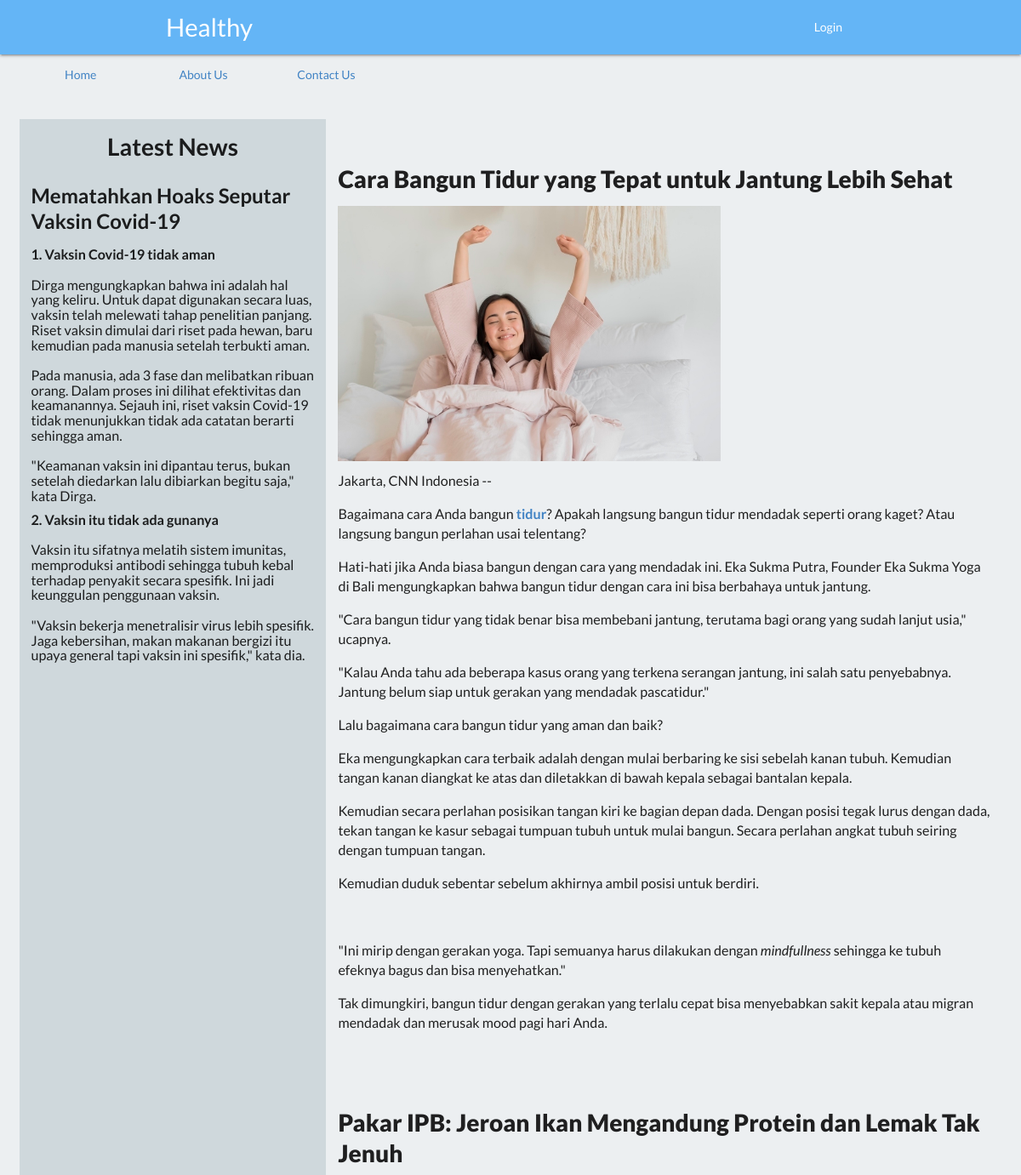
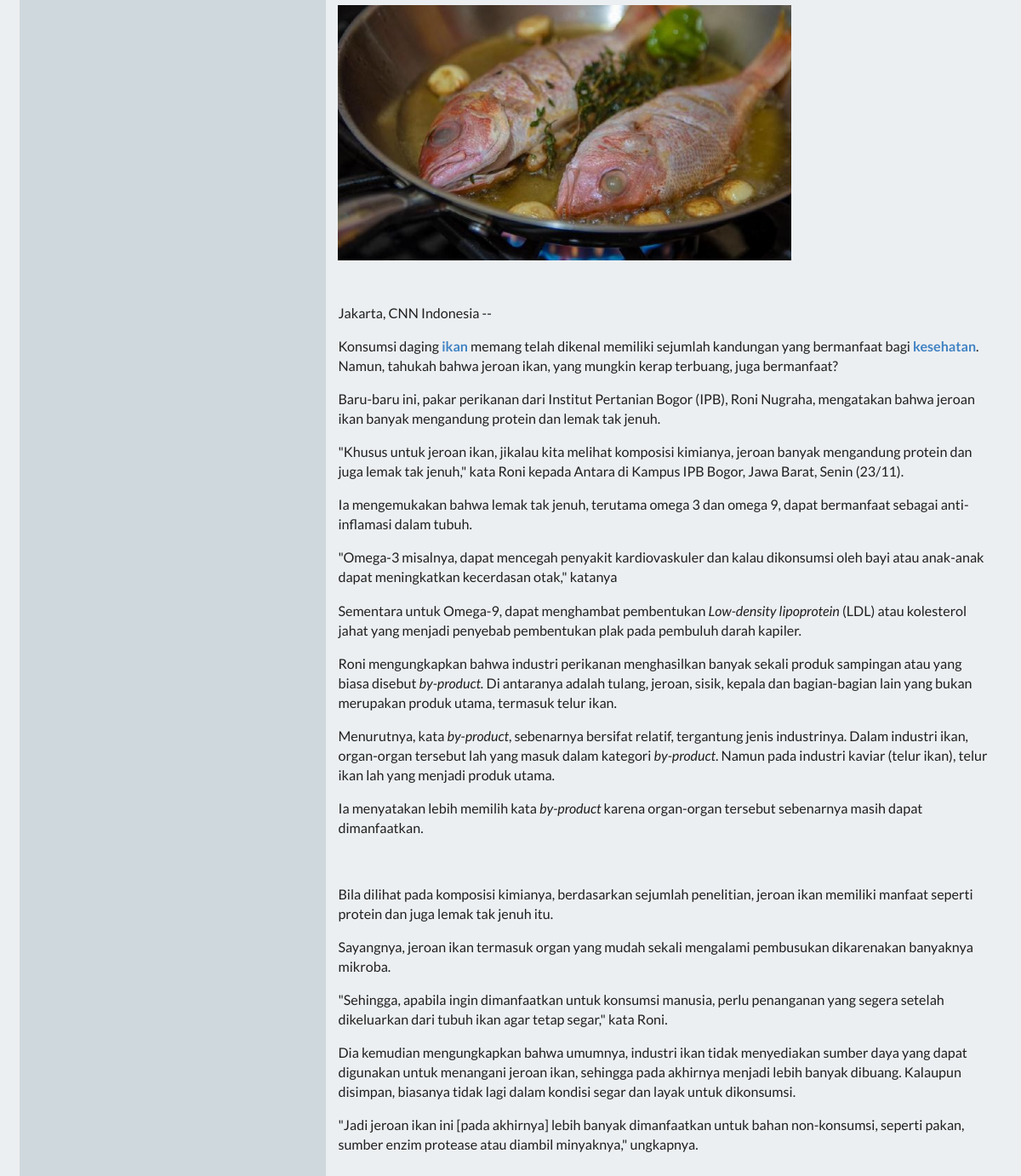
The page / on the database its author committed (2 pictures, top to bottom).
### tables this page shows
CREATE TABLE `berita` (
  `id_berita` int(11) NOT NULL,
  `judul` varchar(1000) NOT NULL,
  `gambar` varchar(255) NOT NULL,
  `isi` varchar(10000) NOT NULL
);

### index.php (the view, shortened to what this page needs)
<?php include 'koneksi.php' ?>
<!DOCTYPE html>
<html lang="en">
<head>
    <link rel="stylesheet" href="css/bootstrap-4.5.3-dist/bootstrap-4.5.3-dist/css/bootstrap.min.css">
    <link rel="stylesheet" href="css/materialize-v1.0.0/materialize/css/materialize.min.css">
    <link rel="stylesheet" href="css/Semantic-UI-CSS-master/Semantic-UI-CSS-master/semantic.min.css">
    <link rel="stylesheet" href="css/main.css">
</head>
<body class="blue-grey lighten-5">
    <nav class="mb-3">
        <div class="nav-wrapper blue lighten-2">
            <div class="container">
                <a href="#" class="brand-logo">Healthy</a>
                <ul id="nav-mobile" class="right hide-on-med-and-down">
                    <?php if (isset($_SESSION['user'])) : ?>
                        <li><a href="logout.php">Logout</a></li>
                    <?php else : ?>
                        <li><a href="login.php">Login</a></li>
                    <?php endif ?>
                </ul>
            </div>
        </div>
    </nav>
    <div class="container ui grid" align="center">
        <div class="two wide column"><a href="#">Home</a></div>
        <div class="two wide column"><a href="#">About Us</a></div>
        <div class="two wide column"><a href="#">Contact Us</a></div>
        <div class="ten wide column"></div>
    </div>
    <div class="ui grid container mt-5">
        <div class="five wide column blue-grey lighten-4">
            <h1 align="center">Latest News</h1>
            <h2>Mematahkan Hoaks Seputar Vaksin Covid-19</h2>
            <h6><b>1. Vaksin Covid-19 tidak aman</b><br><br>
                Dirga mengungkapkan bahwa ini adalah hal yang keliru. Untuk dapat digunakan secara luas, vaksin telah melewati tahap penelitian panjang. Riset vaksin dimulai dari riset pada hewan, baru kemudian pada manusia setelah terbukti aman.<br><br>
                Pada manusia, ada 3 fase dan melibatkan ribuan orang. Dalam proses ini dilihat efektivitas dan keamanannya. Sejauh ini, riset vaksin Covid-19 tidak menunjukkan tidak ada catatan berarti sehingga aman. <br><br>
                "Keamanan vaksin ini dipantau terus, bukan setelah diedarkan lalu dibiarkan begitu saja," kata Dirga.</h6>
            <h6><b>2. Vaksin itu tidak ada gunanya</b><br><br>
                Vaksin itu sifatnya melatih sistem imunitas, memproduksi antibodi sehingga tubuh kebal terhadap penyakit secara spesifik. Ini jadi keunggulan penggunaan vaksin.<br><br>
                "Vaksin bekerja menetralisir virus lebih spesifik. Jaga kebersihan, makan makanan bergizi itu upaya general tapi vaksin ini spesifik," kata dia.<br><br></h6>
        </div>
        <div class="eleven wide column">
            <?php $ambil = $koneksi->query("SELECT * FROM berita");  ?>
            <?php while ($perberita = $ambil->fetch_assoc()) {  ?>
                <h1 align="center"><?php echo $perberita['judul'] ?></h1>
                <img src="img/<?php echo $perberita['gambar'] ?>" height="300" class="gambar-berita" alt="">
                <h6><?php echo $perberita['isi'] ?></h6>
                <br>
            <?php } ?>
        </div>
    </div>
</body>
</html>

### rows shown on the page
berita: judul "Cara Bangun Tidur yang Tepat untuk Jantung Lebih Sehat", gambar (picture), isi "Jakarta, CNN Indonesia -- Bagaimana cara Anda bangun tidur ? Apakah langsung bangun tidur mendadak seperti orang kaget? Atau langsung bangun perlahan usai telentang? Hati-hati jika Anda biasa bangun dengan cara yang mendadak ini. Eka Sukma Putra, Founder Eka Sukma Yoga di Bali mengungkapkan bahwa bangun tidur dengan cara ini bisa berbahaya untuk jantung. \"Cara bangun tidur yang tidak benar bisa membebani jantung, terutama bagi orang yang sudah lanjut usia,\" ucapnya. \"Kalau Anda tahu ada beberapa kasus orang yang terkena serangan jantung, ini salah satu penyebabnya. Jantung belum siap untuk gerakan yang mendadak pascatidur.\" Lalu bagaimana cara bangun tidur yang aman dan baik? Eka…"
berita: judul "Pakar IPB: Jeroan Ikan Mengandung Protein dan Lemak Tak Jenuh", gambar (picture), isi "Jakarta, CNN Indonesia -- Konsumsi daging ikan memang telah dikenal memiliki sejumlah kandungan yang bermanfaat bagi kesehatan . Namun, tahukah bahwa jeroan ikan, yang mungkin kerap terbuang, juga bermanfaat? Baru-baru ini, pakar perikanan dari Institut Pertanian Bogor (IPB), Roni Nugraha, mengatakan bahwa jeroan ikan banyak mengandung protein dan lemak tak jenuh. \"Khusus untuk jeroan ikan, jikalau kita melihat komposisi kimianya, jeroan banyak mengandung protein dan juga lemak tak jenuh,\" kata Roni kepada Antara di Kampus IPB Bogor, Jawa Barat, Senin (23/11). Ia mengemukakan bahwa lemak tak jenuh, terutama omega 3 dan omega 9, dapat bermanfaat sebagai anti-inflamasi dalam tubuh. \"Omega-3…"
